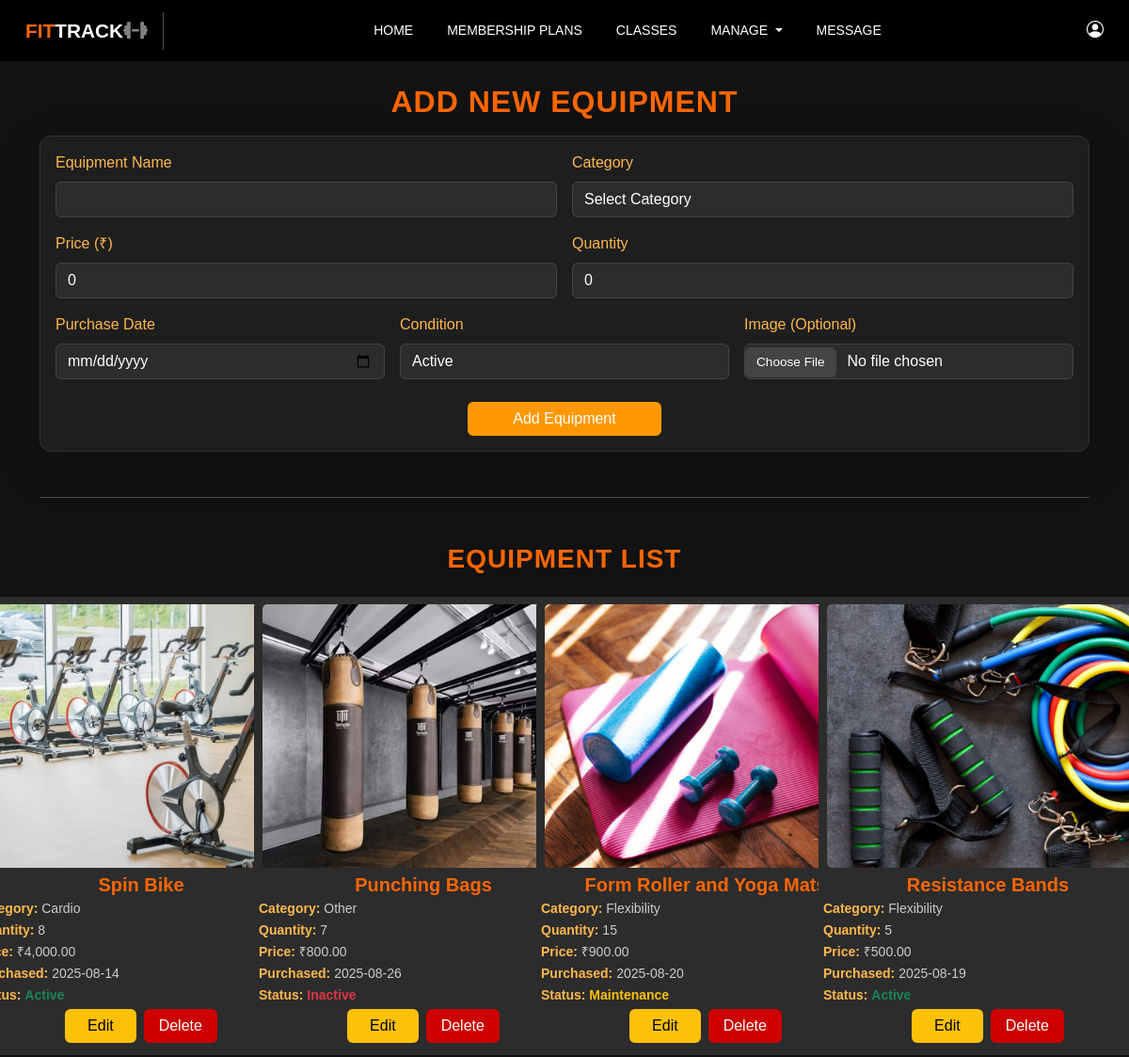
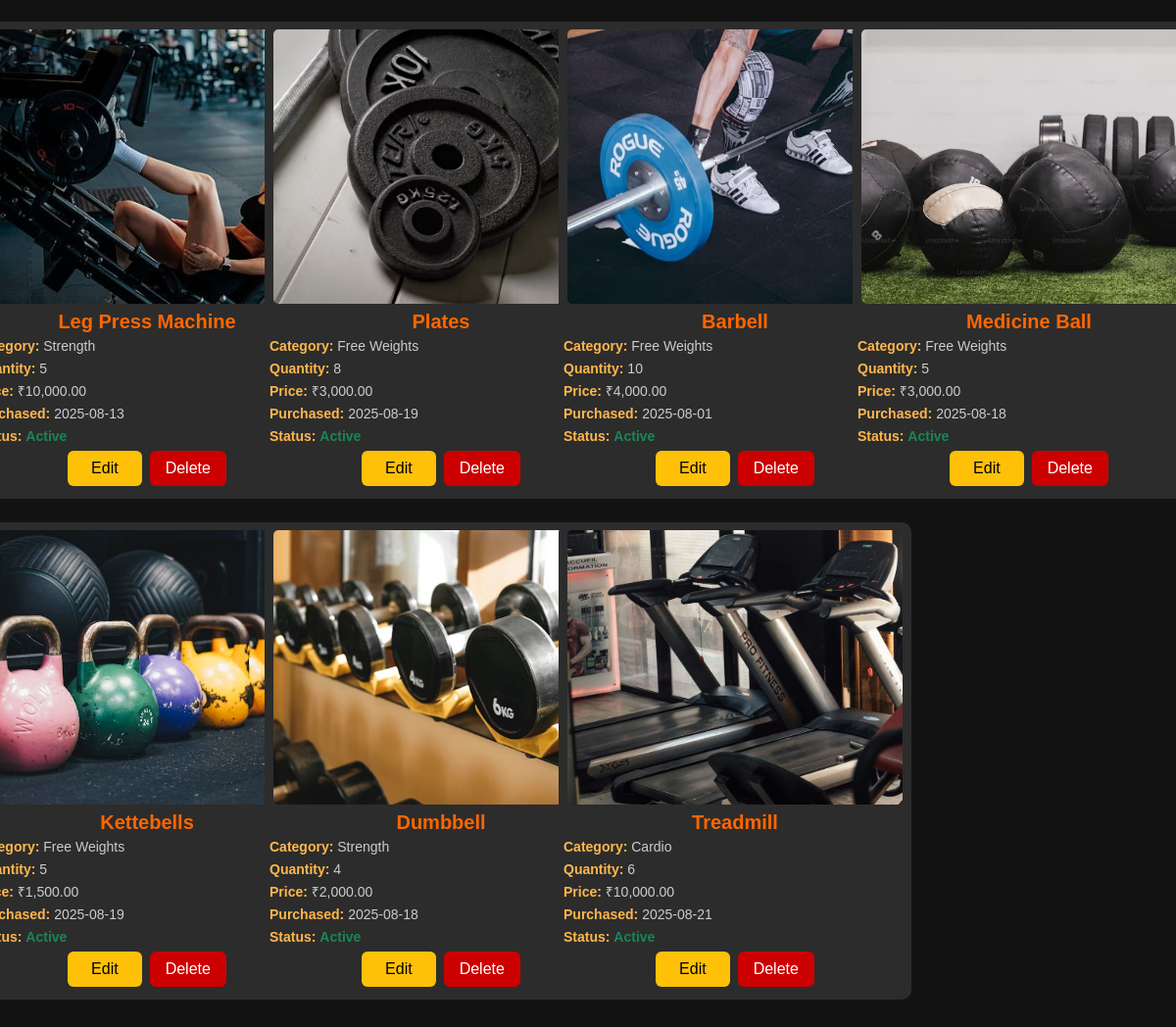
The page /admin/manage_equipment.php on the database its author committed (2 pictures, top to bottom).
### tables this page shows
CREATE TABLE `equipment` (
  `id` int(11) NOT NULL,
  `name` varchar(100) NOT NULL,
  `category` varchar(100) DEFAULT NULL,
  `quantity` int(11) NOT NULL,
  `purchase_date` date DEFAULT NULL,
  `price` decimal(10,2) DEFAULT NULL,
  `condition_status` enum('Active','Inactive','Maintenance') DEFAULT 'Active',
  `image` varchar(255) DEFAULT NULL,
  `created_at` timestamp NOT NULL DEFAULT current_timestamp()
);

### admin/manage_equipment.php (the view, shortened to what this page needs)
<?php
@include '../config.php';
function safe($v){ return htmlspecialchars($v ?? '', ENT_QUOTES, 'UTF-8'); }
$edit = null;
$list = mysqli_query($conn, "SELECT * FROM equipment ORDER BY created_at DESC, id DESC");
?>
<!DOCTYPE html>
<html lang="en">
<head>
  <link href="https://cdn.jsdelivr.net/npm/bootstrap@5.3.0/dist/css/bootstrap.min.css" rel="stylesheet">
  <link rel="stylesheet" href="https://cdn.jsdelivr.net/npm/bootstrap-icons@1.11.3/font/bootstrap-icons.css">
  <link rel="stylesheet" href="https://cdnjs.cloudflare.com/ajax/libs/font-awesome/6.5.2/css/all.min.css">
  <link href="../css/manage_equipment.css" rel="stylesheet">
</head>
<body class="dark-theme">
  <?php @include 'admin_header.php'; ?>
<div class="container mt-4">
  <h2 class="page-title text-center"><?= $edit ? "EDIT EQUIPMENT" : "ADD NEW EQUIPMENT" ?></h2>
  <div class="card form-card shadow-lg mt-3">
    <div class="card-body">
      <form method="POST" enctype="multipart/form-data" class="row g-3">
        <div class="col-md-6">
          <label class="form-label">Equipment Name</label>
          <input type="text" name="name" class="form-control" value="<?= safe($edit['name'] ?? '') ?>" required>
        </div>
        <div class="col-md-6">
          <label class="form-label">Category</label>
          <select name="category" class="form-select">
            <option value="">Select Category</option>
          </select>
        </div>
         <div class="col-md-6">
          <label class="form-label">Price (₹)</label>
          <input type="number" step="0.01" min="0" name="price" class="form-control" value="<?= safe($edit['price'] ?? '0') ?>">
        </div>
        <div class="col-md-6">
          <label class="form-label">Quantity</label>
          <input type="number" min="0" name="quantity" class="form-control" value="<?= safe($edit['quantity'] ?? '0') ?>" required>
        </div>
        <div class="col-md-4">
          <label class="form-label">Purchase Date</label>
          <input type="date" name="purchase_date" class="form-control" value="<?= safe($edit['purchase_date'] ?? '') ?>">
        </div>
        <div class="col-md-4">
          <label class="form-label">Condition</label>
          <select name="condition_status" class="form-select" required>
            <?php
              $conds = ['Active','Inactive','Maintenance'];
              $curc  = $edit['condition_status'] ?? 'Active';
              foreach($conds as $cs){
                $sel = ($curc === $cs) ? 'selected' : '';
                echo "<option $sel value=\"$cs\">$cs</option>";
              }
            ?>
          </select>
        </div>
        <div class="col-md-4">
          <label class="form-label">Image (Optional)</label>
          <input type="file" name="image" class="form-control" accept="image/*">
        </div>
        <div class="col-12 text-center mt-4">
          <button type="submit" name="<?= $edit ? 'update_equipment' : 'add_equipment' ?>" class="btn btn-primary px-5">
            <?= $edit ? 'Update Equipment' : 'Add Equipment' ?>
          </button>
        </div>
      </form>
    </div>
  </div>
  <hr class="my-5 text-light">
</div>
  <h3 id="equipment" class="page-title text-center mb-3">EQUIPMENT LIST</h3>
  <div class="container-fluid my-4">
    <div class="row">
    <?php if ($list && mysqli_num_rows($list) > 0): ?>
        <?php while($row = mysqli_fetch_assoc($list)): ?>
          <div class="col-md-3 mb-4 d-flex justify-content-center">
          <div class="card trainer-card h-100">
            <?php if (!empty($row['image'])): ?>
                <img src="../uploads/<?= safe($row['image']) ?>" alt="<?= safe($row['name']) ?>">
              <?php else: ?>
                <img src="https://via.placeholder.com/150?text=No+Image" alt="No Image">
              <?php endif; ?>
              <div class="card-body">
                <h5 class="card-title text-center"><?= safe($row['name']) ?></h5>
                <p class="card-text"><strong>Category:</strong> <?= safe($row['category']) ?></p>
                <p class="card-text"><strong>Quantity:</strong> <?= (int)$row['quantity'] ?></p>
                <p class="card-text"><strong>Price:</strong> ₹<?= number_format((float)$row['price'], 2) ?></p>
                <p class="card-text"><strong>Purchased:</strong> <?= safe($row['purchase_date']) ?: '—' ?></p>
                <p class="card-text"><strong>Status:</strong>
                  <span class="<?= $row['condition_status']=='Active' ? 'text-success fw-bold' : ($row['condition_status']=='Maintenance' ? 'text-warning fw-bold' : 'text-danger fw-bold') ?>">
                    <?= $row['condition_status'] ?>
                  </span>
                </p>
                <div class="d-flex justify-content-center gap-2 mt-1 mb-2">
                  <a href="manage_equipment.php?edit=<?= (int)$row['id'] ?>" class="btn btn-warning px-4">Edit</a>
                  <a href="manage_equipment.php?delete=<?= (int)$row['id'] ?>"
                     onclick="return confirm('Delete this equipment?')"
                     class="btn btn-danger px-3">Delete</a>
                </div>
              </div>
            </div>
          </div>
     <?php endwhile; ?>
      <?php else: ?>
        <div class="alert alert-dark">No equipment found. Add your first item above.</div>
      <?php endif; ?>
    </div>
  </div>
</body>
</html>

### admin/admin_header.php (shortened to what this page needs)
<nav class="navbar navbar-expand-lg navbar-dark sticky-top">
  <div class="container-fluid">
    <a class="navbar-brand fw-bold" href="#" style="font-size: 1.3em;">
      <span style="color: #ff6600;">FIT</span><span style="color: White;">TRACK</span><i class="fas fa-dumbbell" style="color: gray;"></i>
    </a>
    <div class="collapse navbar-collapse justify-content-between" id="navbarNav">
      <ul class="navbar-nav mx-auto">
        <li class="nav-item"><a class="nav-link" href="admin_home.php">Home</a></li>
        <li class="nav-item"><a class="nav-link" href="admin_membership.php">Membership Plans</a></li>
        <li class="nav-item"><a class="nav-link" href="admin_classes.php">Classes</a></li>
        <li class="nav-item dropdown">
          <a class="nav-link dropdown-toggle" href="#" id="manageDropdown" role="button" data-bs-toggle="dropdown" aria-expanded="false">
            Manage
          </a>
        </li>
        <li class="nav-item"><a class="nav-link" href="admin_message.php">Message</a></li>
      </ul>
      <div class="icon-buttons d-flex align-items-center">
        <a href="admin_profile.php"><i class="bi bi-person-circle"></i></a>
      </div>
    </div>
  </div>
</nav>

### css/manage_equipment.css (style rules this page uses)
body.dark-theme { background-color: #121212; color: #e0e0e0; font-family: 'Poppins', sans-serif; }
.page-title { color: #ff6600; font-weight: 600; letter-spacing: 1px; }
.form-card { background: #1e1e1e; border: 1px solid #333; border-radius: 12px; }
.form-card .form-label { color: #ffb74d; font-weight: 500; }
.form-control, .form-select { background: #2c2c2c; color: #fff; border: 1px solid #444; border-radius: 6px; transition: all 0.3s ease-in-out; }
.form-control::placeholder { color: #bbb !important; }
.btn-primary { background-color: #ff9800; border: none; }
.trainer-card { background: #2c2c2c; color: #fff; border: none; border-radius: 10px; transition: transform 0.2s, box-shadow 0.2s; min-width: 360px; }
.trainer-card img { height: 280px; width: 95%; object-fit: cover; border-radius: 5px; margin: 1px auto; display: block; background-color: #111; margin-top: 8px; }
.trainer-card .card-body { padding: 5px; text-align: left; }
.trainer-card h5 { color: #ff6600; font-weight: 600; margin-bottom: 3px; }
.trainer-card .card-text { font-size: 14px; margin: 2px 0; color: #ccc; }
.trainer-card strong , .trainer-card i { color: #ffb74d; }
.btn-warning { border: none; font-weight: 500; }
.btn-danger { background-color: #cc0000; border: none; font-weight: 500; }

### admin/admin_header.php (style rules this page uses)
body { margin: 0; font-family: Arial, sans-serif; background-size: cover; }
.navbar { background-color: #000; padding: 12px 15px; }
.navbar-nav .nav-link { color: #fff; margin: 0 10px; text-transform: uppercase; font-weight: 500; font-size: 14px; }
.icon-buttons a { color: white; font-size: 18px; margin-left: 15px; text-decoration: none; border: none; }

### rows shown on the page
equipment: image (picture), name "Spin Bike", category "Cardio", quantity "8", price "4,000.00", purchase_date "2025-08-14", condition_status "Active"
equipment: image (picture), name "Punching Bags", category "Other", quantity "7", price "800.00", purchase_date "2025-08-26", condition_status "Inactive"
equipment: image (picture), name "Form Roller and Yoga Mats", category "Flexibility", quantity "15", price "900.00", purchase_date "2025-08-20", condition_status "Maintenance"
equipment: image (picture), name "Resistance Bands", category "Flexibility", quantity "5", price "500.00", purchase_date "2025-08-19", condition_status "Active"
equipment: image (picture), name "Leg Press Machine", category "Strength", quantity "5", price "10,000.00", purchase_date "2025-08-13", condition_status "Active"
equipment: image (picture), name "Plates", category "Free Weights", quantity "8", price "3,000.00", purchase_date "2025-08-19", condition_status "Active"
equipment: image (picture), name "Barbell", category "Free Weights", quantity "10", price "4,000.00", purchase_date "2025-08-01", condition_status "Active"
equipment: image (picture), name "Medicine Ball", category "Free Weights", quantity "5", price "3,000.00", purchase_date "2025-08-18", condition_status "Active"
equipment: image (picture), name "Kettebells", category "Free Weights", quantity "5", price "1,500.00", purchase_date "2025-08-19", condition_status "Active"
equipment: image (picture), name "Dumbbell", category "Strength", quantity "4", price "2,000.00", purchase_date "2025-08-18", condition_status "Active"
equipment: image (picture), name "Treadmill", category "Cardio", quantity "6", price "10,000.00", purchase_date "2025-08-21", condition_status "Active"

### other values the page prints
form field condition_status "Active"
